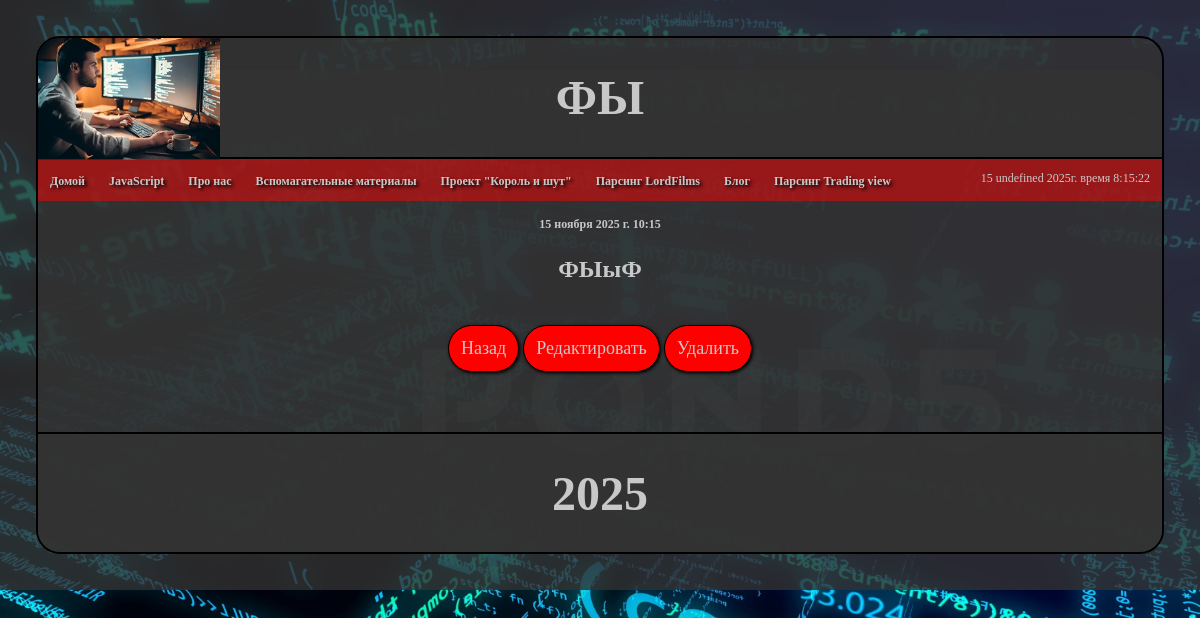
Screenshot of /blog/9 with the database file from the repository.
### blog/models.py (models this page shows, shortened)
class Artiсles(models.Model):
    title = models.CharField('Название', max_length=50)
    anons = models.CharField('Анонс', max_length=250)
    full_text = models.TextField('Статья')
    date = models.DateTimeField('Дата публикации')
    class Meta:
        verbose_name = "Статья"
        verbose_name_plural = "Статьи"

### blog/views.py (the view)
# urls.py: path('<int:pk>', views.BlogDetailView.as_view(), name='blog-detail'),
class BlogDetailView(DetailView):
    model = Artiсles
    template_name = 'blog/blog_detail.html'
    context_object_name = 'article'

### blog/templates/blog/blog_detail.html (shortened to what this page needs)
{% extends 'main/layout.html' %}
{% load static %}
{% block header %}
    <h1>{{ article.title }}</h1>
{% endblock %}
{% block content %}
    <h4>{{ article.date }}</h4>
    <h2>{{ article.full_text }}</h2>
    <div style="text-align: center">
        <a href="{% url 'blog_home' %}"><button class="button">Назад</button></a>
        <a href="{% url 'blog_update' article.id %}"><button class="button">Редактировать</button></a>
        <a href="{% url 'blog_delete' article.id %}"><button class="button">Удалить</button></a>
    </div>
{% endblock %}

### main/static/main/css/main.css (style rules this page uses)
* { box-sizing: border-box; user-select: none; }
#body { display: flex; margin: 0; background-image: url("../img/background.webp"); background-attachment: fixed; background-size: cover; }
h1 { color: rgb(200, 200, 200); font-size: 4vw; }
h2 { margin: 2vw; color: rgb(200, 200, 200); font-size: 2vw; text-align: center; }
h4 { color: rgb(200, 200, 200); font-size: 1vw; text-align: center; }
.button { margin: auto; margin-top: 1.5vw; height: max-content; width: max-content; background-color: rgb(255, 0, 0); text-align: center; padding: 1vw; border-radius: 2vw; border: rgba(0, 0, 0, 1) solid 0.15vw; box-shadow: rgba(0, 0, 0, 1) 0.1vw 0.1vw 0.3vw; font-family: "Comic Sans MS"; font-size: 1.5vw; text-align: center; color: rgb(200, 200, 200); transition: all 0.3s; cursor: pointer; }

### rows the page displays
Artiсles: title "ФЫ", date "15 ноября 2025 г. 10:15", full_text "ФЫыФ"
